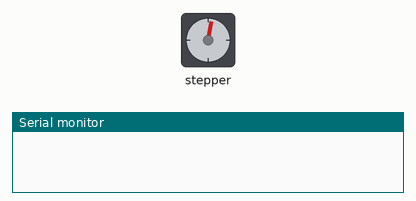
Simulated run of this sketch. Board: ESP32-S3. On the bench: stepper motor, the last lines printed to the serial monitor. Stepper angles assume 2048 steps per turn.

Above: at 0.96 s.
At 10.56 s:
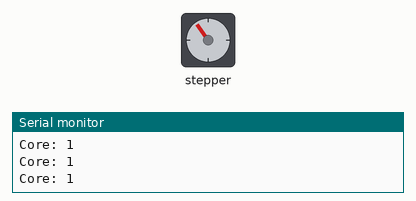
At 19.47 s:
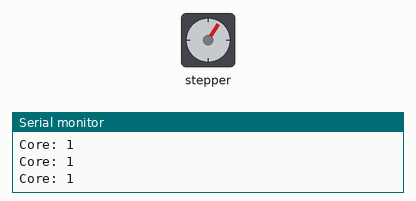
At 38.52 s:
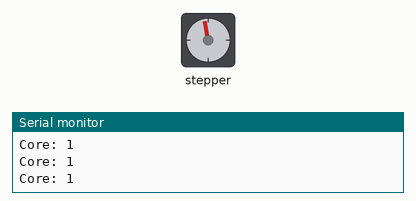
Timing chart, 0 to 40.0 s (numbered marks = the images above):
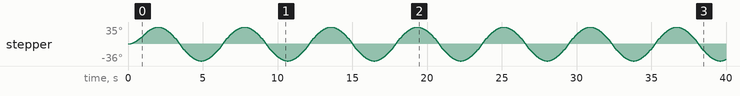

The sketch:

sketch.ino
```cpp
#include <Arduino.h>
#include <AccelStepper.h>

#define IN1 18
#define IN2 17
#define IN3 16
#define IN4 15

#define CORE_ID 1

AccelStepper stepper(AccelStepper::FULL4WIRE, IN1, IN3, IN2, IN4);

void taskStepper(void *pvParameters) {
  stepper.setMaxSpeed(400.0);
  stepper.setAcceleration(200.0);
  stepper.moveTo(200);

  while (1) {
    if (stepper.distanceToGo() == 0) {
      long tgt = (stepper.currentPosition() >= 0) ? -200 : 200;
      stepper.moveTo(tgt);
      Serial.print("Core: ");        Serial.println(xPortGetCoreID());
    }
    stepper.run();
    vTaskDelay(1);
  }
}

void setup() {
  Serial.begin(115200);
  xTaskCreatePinnedToCore(taskStepper, "taskStepper", 4096, NULL, 1, NULL, CORE_ID);
}

void loop() {}
```
